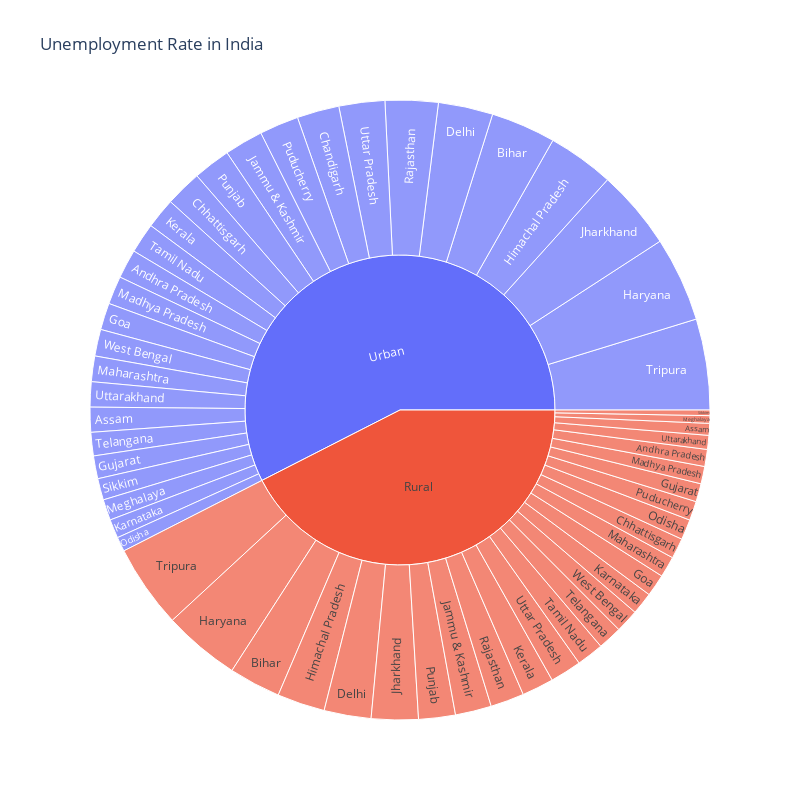

Notebook code for this chart:
### Code cell
#Dashboard for Estimated Unemployment Rate in Region and State
unemployment = df[['State','Region','Estimated Unemployment Rate']]
figure = px.sunburst(unemployment,path=['Region','State'],
                    values='Estimated Unemployment Rate',
                    width=800, height=800, color_continuous_scale='RDY1Gn',
                    title='Unemployment Rate in India')
figure.show()

### Figure 1 — Plotly figure (JSON) as saved in the notebook; plotly's stock layout.template omitted (floating-point values rounded to 4 significant figures)
{"data": [{"branchvalues": "total", "domain": {"x": [0, 1], "y": [0, 1]}, "hovertemplate": "labels=%{label}<br>Estimated Unemployment Rate=%{value}<br>parent=%{parent}<br>id=%{id}<extra></extra>", "ids": ["Rural/Andhra Pradesh", "Urban/Andhra Pradesh", "Rural/Assam", "Urban/Assam", "Rural/Bihar", "Urban/Bihar", "Urban/Chandigarh", "Rural/Chhattisgarh", "Urban/Chhattisgarh", "Rural/Delhi", "Urban/Delhi", "Rural/Goa", "Urban/Goa", "Rural/Gujarat", "Urban/Gujarat", "Rural/Haryana", "Urban/Haryana", "Rural/Himachal Pradesh", "Urban/Himachal Pradesh", "Rural/Jammu & Kashmir", "Urban/Jammu & Kashmir", "Rural/Jharkhand", "Urban/Jharkhand", "Rural/Karnataka", "Urban/Karnataka", "Rural/Kerala", "Urban/Kerala", "Rural/Madhya Pradesh", "Urban/Madhya Pradesh", "Rural/Maharashtra", "Urban/Maharashtra", "Rural/Meghalaya", "Urban/Meghalaya", "Rural/Odisha", "Urban/Odisha", "Rural/Puducherry", "Urban/Puducherry", "Rural/Punjab", "Urban/Punjab", "Rural/Rajasthan", "Urban/Rajasthan", "Rural/Sikkim", "Urban/Sikkim", "Rural/Tamil Nadu", "Urban/Tamil Nadu", "Rural/Telangana", "Urban/Telangana", "Rural/Tripura", "Urban/Tripura", "Rural/Uttar Pradesh", "Urban/Uttar Pradesh", "Rural/Uttarakhand", "Urban/Uttarakhand", "Rural/West Bengal", "Urban/West Bengal", "Rural", "Urban"], "labels": ["Andhra Pradesh", "Andhra Pradesh", "Assam", "Assam", "Bihar", "Bihar", "Chandigarh", "Chhattisgarh", "Chhattisgarh", "Delhi", "Delhi", "Goa", "Goa", "Gujarat", "Gujarat", "Haryana", "Haryana", "Himachal Pradesh", "Himachal Pradesh", "Jammu & Kashmir", "Jammu & Kashmir", "Jharkhand", "Jharkhand", "Karnataka", "Karnataka", "Kerala", "Kerala", "Madhya Pradesh", "Madhya Pradesh", "Maharashtra", "Maharashtra", "Meghalaya", "Meghalaya", "Odisha", "Odisha", "Puducherry", "Puducherry", "Punjab", "Punjab", "Rajasthan", "Rajasthan", "Sikkim", "Sikkim", "Tamil Nadu", "Tamil Nadu", "Telangana", "Telangana", "Tripura", "Tripura", "Uttar Pradesh", "Uttar Pradesh", "Uttarakhand", "Uttarakhand", "West Bengal", "West Bengal", "Rural", "Urban"], "name": "", "parents": ["Rural", "Urban", "Rural", "Urban", "Rural", "Urban", "Urban", "Rural", "Urban", "Rural", "Urban", "Rural", "Urban", "Rural", "Urban", "Rural", "Urban", "Rural", "Urban", "Rural", "Urban", "Rural", "Urban", "Rural", "Urban", "Rural", "Urban", "Rural", "Urban", "Rural", "Urban", "Rural", "Urban", "Rural", "Urban", "Rural", "Urban", "Rural", "Urban", "Rural", "Urban", "Rural", "Urban", "Rural", "Urban", "Rural", "Urban", "Rural", "Urban", "Rural", "Urban", "Rural", "Urban", "Rural", "Urban", "", ""], "type": "sunburst", "values": [77.37, 132.0, 53.89, 113.2, 234.8, 294.9, 191.9, 92.8, 165.9, 213.6, 248.2, 100.7, 121.9, 82.84, 103.8, 350.2, 385.8, 217.1, 302.1, 164.5, 175.5, 213.1, 363.3, 101.1, 85.79, 144.8, 138.7, 79.15, 128.2, 95.34, 116.3, 34.65, 94.92, 92.58, 65.84, 87.16, 178.4, 166.9, 169.9, 153.0, 240.7, 25.4, 97.84, 122.9, 137.1, 110.1, 106.6, 380.3, 413.5, 142.9, 208.5, 63.47, 114.3, 106.0, 121.5, 3707.0, 5016.0]}], "layout": {"height": 800, "legend": {"tracegroupgap": 0}, "title": {"text": "Unemployment Rate in India"}, "width": 800}}
